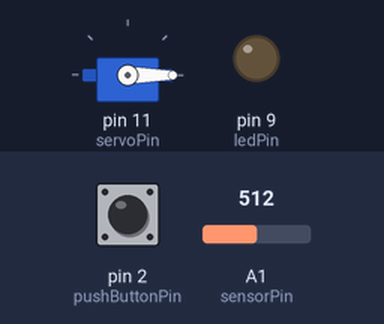
The sketch below on a simulated Arduino Uno, built with avr-gcc and run on an emulated ATmega328P. Parts: servo, output pins drawn as LEDs (lit = HIGH). Dashed ring = blinking. Inputs (shaded band) come from the test bench; at power-on: pin 2 (pushButtonPin) LOW, A1 (sensorPin) = 512.

Above: at 1.2 s.
1.3 s: pin 2 (pushButtonPin) pulled HIGH for 0.15 s
At 1.47 s:
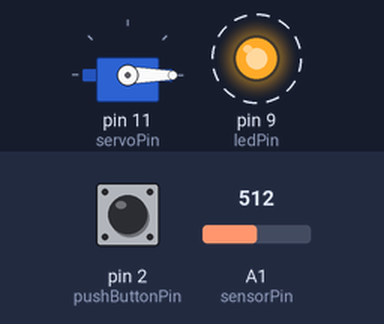
4.4 s: pin 2 (pushButtonPin) pulled HIGH for 1 s
6.9 s: pin 2 (pushButtonPin) pulled HIGH for 3.2 s
At 7.09 s:
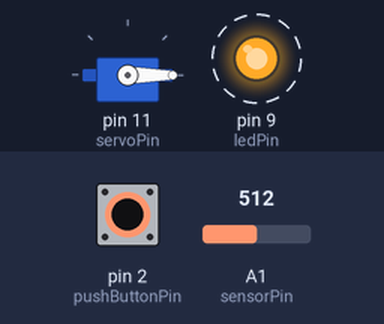
11.6 s: A1 (sensorPin) set to 0
14.6 s: A1 (sensorPin) set to 122
Timing chart, 0 to 18.6 s (numbered marks = the images above; inputs shaded):
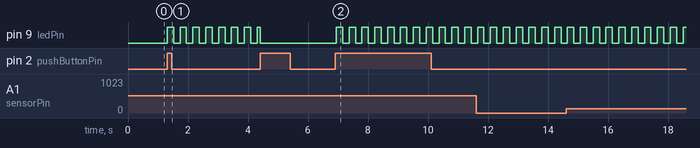

The sketch:

AfP_Class3_Ex09_step1_ServoWithBuffer.pde
```cpp
/*
  This code starts to combine multiple things we've done in class,
      * OnPress control of mode
      * blinking without delay while something else is going on
      * Servo Control
  It doesn't record... yet

 This version was for Class 2 of the Arduino for Programmers course taught at
  CRASH Space in October, 2010.

 The Circuit:
 * Pin 2: momentary button attached, pulled high externally w/ 10k Ohm resistor
 (LOW = pressed)
 * Pin 9: LED, anode to microcontroller, 330 Ohm restor from cathode to ground
 * Pin 11: Hobby Servo (moved from pin 9 in example code) (see ardx.org/CIRC04)
 * Analog Pin 0: Flex Sensor (optional, not in code as written)
 * Analog Pin 1: Potentiometer

 The Behavior:
 When the button is pressed the Servo follows the behavior of the sensor. When
 the button is pressed again it returns to moving from position to position in
 the hard coded array.

 Written By: Carlyn Maw
 Created: October 25 2010
 Updated: Nov 1 2010

 */


//DEFINE: STEP ONE, IS YOUR DEBUG ON AND GLOBAL STATUS VARS
#include <Servo.h>

boolean debugFlag = 0;      //controls serial printing of debug statement
int baudRate = 9600;        //just needs to agree with what is listening to you

int runFlag = 0;


unsigned long lastMillis= 0;
unsigned long currentMillis = 0;

//DEFINE: STEP TWO, INPUTS AND THEIR VARIABLES

//-------------------------------------- ANALOG SENSOR
const int sensorPin = A1;  //The Potentiometer
int sensorValue = 0;      //Sensor Value
int sensorMax = 1023;     //Maximum value this sensor will ever have as a reading
int sensorMin = 0;        //Minimum value this sensor will ever have as a reading


//--------------------------------------------- BUTTON
const int pushButtonPin = 2;    //the push button
int pushButtonState = 0;
int lastPushButtonState = 0;


//DEFINE: STEP THREE, OUTPUTS AND THEIR VARIABLES

//--------------------------------------------- SERVO
Servo myservo;  // create servo object to control a servo
int servoPin = 11;

byte lastServoLoc;
byte currentServoLoc;
byte destinationServoLoc;
//byte departureServoLoc;

boolean arrived;
const int servoSnapTo = 1;
const int servoAcceleration = 2;


const int lengthOfSequence = 10;

byte activeSequence[lengthOfSequence]= {
  100,12,120,36,149,25,176,27,143,79 }
;

int servoArrayIndex = 0;

//--------------------------------------------- LED

const int ledPin = 9;

//led timing variables
int blinkOnPeriod = 200;
int blinkState;
long blinkFlipTime;


//------------------------------------------------------------------ START SETUP LOOP
void setup()
{
  //SETUP STEP ONE: Attach Serial
  Serial.begin(baudRate);

  //SETUP STEP TWO: DECLARE INPUTS & STARTING CONDTIONS
  pinMode(pushButtonPin, INPUT);


  //SETUP STEP THREE: DECLARE OUTPUTS & STARTING CONDTIONS
  pinMode(ledPin, OUTPUT);
  digitalWrite(ledPin, LOW);

  myservo.attach(servoPin);  // attaches the servo on pin 11 to the servo object);
  destinationServoLoc = activeSequence[0];
  myservo.write(0);
  currentServoLoc = 0;
  arrived = false;
}
//------------------------------------------------------------------ START MAIN LOOP
void loop() {
  //LOOP: STEP ONE, CHECK THE TIME
  lastMillis = currentMillis; // dumps the time from the last loop into previous holder
  currentMillis = millis();  // refreshes the time

  //LOOP: STEP TWO, SAVE AND UPDATE BUTTON
  lastPushButtonState = pushButtonState;  // dumps the buttpn State from the last loop into previous holder
  pushButtonState = digitalRead(pushButtonPin); // refreshes the button state

  //LOOP: STEP THREE, WHAT MODE SHOULD I BE IN?
  if (pushButtonState != lastPushButtonState && pushButtonState == HIGH) {
    runFlag ? runFlag=false : runFlag=true;
  }


  //LOOP: STEP THREE, IF IN RECORD MODE...
  if (runFlag == true) {
    arrived = false;      //reset arrived
    blinkIt(ledPin);      //blink the led as a ui feature
    liveCapture();        //live capture: just moves the servo with the pot, for now.
    delay(15);            //live capture has a servoGoTo in it... needs a tiny delay
  }
  //LOOP: STEP FOUR, ELSE IF IN PLAY BACK MODE...
  else {
    digitalWrite(ledPin, LOW);
    blinkState = false;
    blinkFlipTime = currentMillis - blinkOnPeriod;

    if (arrived) {
      if (servoArrayIndex <= lengthOfSequence) {
        servoArrayIndex++;
      }
      else {
        servoArrayIndex = 0;
      }
      //departureServoLoc = destinationServoLoc;
      destinationServoLoc = activeSequence[servoArrayIndex];
      arrived = false;
      if (debugFlag) {
        Serial.print("New Desination: ");
        Serial.println(destinationServoLoc, DEC);
      }

    }
    else {
      if (debugFlag) Serial.println("not yet");
    }


    //move and then tell me where I am.
    currentServoLoc = servoEaseTo(myservo, currentServoLoc, destinationServoLoc);

    //___NEED___ EITHER THE DELAY or the debugs!
    if (debugFlag) {
      Serial.print("Current Location: ");
      Serial.println(currentServoLoc, DEC);
    }
    else {
      //moved this out of the function b/c I hate delays in functions.
      //again the 2 and the 10 may be values you want to give names to and
      // put at the top.
      delay(abs(currentServoLoc-destinationServoLoc)*2+10);
    }

    //check to see is where you are is where you need to be.
    if (currentServoLoc == destinationServoLoc)    //yet another way to if
      arrived = true;

  }
}


//---------------------------------------------------------- END MAIN LOOP


///--------------------------------------------------------- BASIC blinkIt

void blinkIt(int myLED) {
  if ((blinkOnPeriod) < (currentMillis- blinkFlipTime)) {
    blinkState ? blinkState=false : blinkState=true;
    blinkFlipTime = currentMillis;
  }
  //(moving this line outside the if is what makes it update every time)
  digitalWrite(myLED,blinkState);
}

///----------------------------------------------------------- liveCapture
void liveCapture() {
  sensorValue = analogRead(sensorPin);            // reads the value of the potentiometer (value between 0 and 1023)
  byte servoCompressedSensorValue = map(sensorValue, 0, 1023, 0, 179);     // scale it to use it with the servo (value between 0 and 180)
  servoGoTo(myservo, servoCompressedSensorValue);
  // waits for the servo to get there
}

///------------------------------------------------- START SERVO FUNCTIONS
///------------------------------------------------------------- servoGoTo
//move the server to new Loaction from oldLocation
void servoGoTo(Servo aServo, int newLocation, int oldLocation) {
  aServo.write(newLocation);
  //the two and the 4 are things you might at somepoint want
  //control of from the top of the code
  int delayFactor = abs(oldLocation - newLocation)*2 + 40;
  delay(delayFactor);              // waits for the servo to get there
  //THE SUPER EVIL DELAY IN FUNTION!!!
}

//move to new location at full speed
void servoGoTo(Servo aServo, int newLocation) {
  aServo.write(newLocation);
}

///----------------------------------------------------------- servoEaseTo
//move the server to new Loaction from oldLocation
byte servoEaseTo(Servo aServo, int currentLocation, int targetLocation) {
  int locDiff = (targetLocation - currentLocation);
  int movedToLocation = currentLocation + (locDiff)/servoAcceleration;
  if  (abs(movedToLocation-targetLocation) <= servoSnapTo) {
    movedToLocation = targetLocation;
  }
  aServo.write(movedToLocation);
  return movedToLocation;
}
```

Measured:
- after the input at 1.3 s, pin 9 (ledPin): alternates HIGH for 0.21 s and LOW for 0.21 s, starting at once
- after the input at 6.9 s, pin 9 (ledPin): alternates HIGH for 0.21 s and LOW for 0.21 s, starting at once
